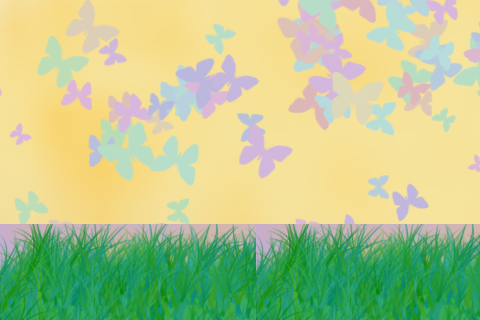

This is a level from a 2D game, rendered from its Tiled map with the project's own tilesets. A one-line summary and the complete map file follow:
An orthogonal 15x10 tile map with 32x32 px tiles, 2 tile layers (meta1, fg1), 2 tilesets, 1 image layer and 1 object.

<map version="1.0" orientation="orthogonal" renderorder="right-down" width="15" height="10" tilewidth="32" tileheight="32" nextobjectid="2">
 <tileset firstgid="1" name="Background" tilewidth="32" tileheight="32" tilecount="925" columns="37">
  <image source="spring_layer.png" width="1200" height="800" />
 </tileset>
 <tileset firstgid="926" name="Ground" tilewidth="32" tileheight="32" tilecount="4" columns="2">
  <image source="blob_rimuru.png" width="75" height="75" />
  <tile id="3">
   <properties>
    <property name="BodyType" type="int" value="0" />
    <property name="CategoryBits" type="int" value="1" />
    <property name="Damage" type="int" value="0" />
    <property name="Destructable" type="bool" value="false" />
    <property name="Floating" type="bool" value="true" />
   </properties>
  </tile>
 </tileset>
 <imagelayer name="bg1">
  <image source="spring_layer.png" width="1200" height="800" />
 </imagelayer>
 <objectgroup name="obj1">
  <object id="1" x="69" y="131" width="24" height="48">
   <properties>
    <property name="Acceleration" type="float" value="100" />
    <property name="BodyType" type="int" value="2" />
    <property name="CategoryBits" type="int" value="1" />
    <property name="Damage" type="int" value="0" />
    <property name="Deceleration" type="float" value="60" />
    <property name="Health" type="int" value="3" />
    <property name="JumpAcceleration" type="float" value="500" />
    <property name="MaxJumpTime" type="float" value="1.5" />
    <property name="MaxSpeed" type="float" value="2" />
    <property name="name" value="Rhyno.png" />
    <property name="type" value="Player" />
    <property name="x" type="int" value="2" />
    <property name="y" type="int" value="4" />
   </properties>
  </object>
 </objectgroup>
 <layer name="meta1" width="15" height="10">
  <data encoding="csv">
0,0,0,0,0,0,0,0,0,0,0,0,0,0,0,
0,0,0,0,0,0,0,0,0,0,0,0,0,0,0,
0,0,0,0,0,0,0,0,0,0,0,0,0,0,0,
0,0,0,0,0,0,0,0,0,0,0,0,0,0,0,
0,0,0,0,0,0,0,0,0,0,0,0,0,0,0,
0,0,0,0,0,0,0,0,0,0,0,0,0,0,0,
0,0,0,0,0,0,0,0,0,0,0,0,0,0,0,
0,0,0,0,0,0,0,0,0,0,0,0,0,0,0,
929,929,929,929,929,929,929,929,929,929,929,929,929,929,0,
0,0,0,0,0,0,0,0,0,0,0,0,0,0,0
</data>
 </layer>
 <layer name="fg1" width="15" height="10">
  <data encoding="csv">
0,0,0,0,0,0,0,0,0,0,0,0,0,0,0,
0,0,0,0,0,0,0,0,0,0,0,0,0,0,0,
0,0,0,0,0,0,0,0,0,0,0,0,0,0,0,
0,0,0,0,0,0,0,0,0,0,0,0,0,0,0,
0,0,0,0,0,0,0,0,0,0,0,0,0,0,0,
0,0,0,0,0,0,0,0,0,0,0,0,0,0,0,
0,0,0,0,0,0,0,0,0,0,0,0,0,0,0,
741,742,743,744,745,746,747,748,741,742,743,744,745,746,747,
778,779,780,781,782,783,784,785,778,779,780,781,782,783,784,
815,816,817,818,819,820,821,822,815,816,817,818,819,820,821
</data>
 </layer>
</map>
